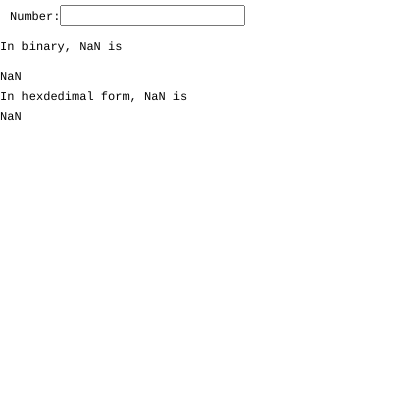
Frame 1 (no input)
Frame 60 (no input): identical to frame 1, image omitted
Frame 120 (the mouse pressed at the canvas centre since frame 60): identical to frame 1, image omitted

The p5.js sketch that drew this single still picture (run headless with seeded random() and noise() and a simulated clock; from frame 60 on, the mouse is pressed at the canvas centre):

// p5.js sketch
// ── sketch.js
function setup() { 
  createCanvas(400, 400);
		input = createInput();
// 	Place the input box
	 input.position(60, 5);
} 

function draw() { 
  background(220);
		background('white');
	textFont('courier');
	
	text('Number:', 10, 20);
		var number = int(input.value());
// 	Convert that number into binary
	var num = number.toString(2);
// Convert that number into hexdecimal
	var num2 = number.toString(16);
// 	Label my output
	text('In binary, ' + number + ' is', 0, 50);
// 	Display the binary number.
	text(num, 0, 80);
//Label output
	text('In hexdedimal form, ' + number + ' is', 0, 100);
// 	Display the hexadecimal number.
	text(num2, 0, 120);
}
